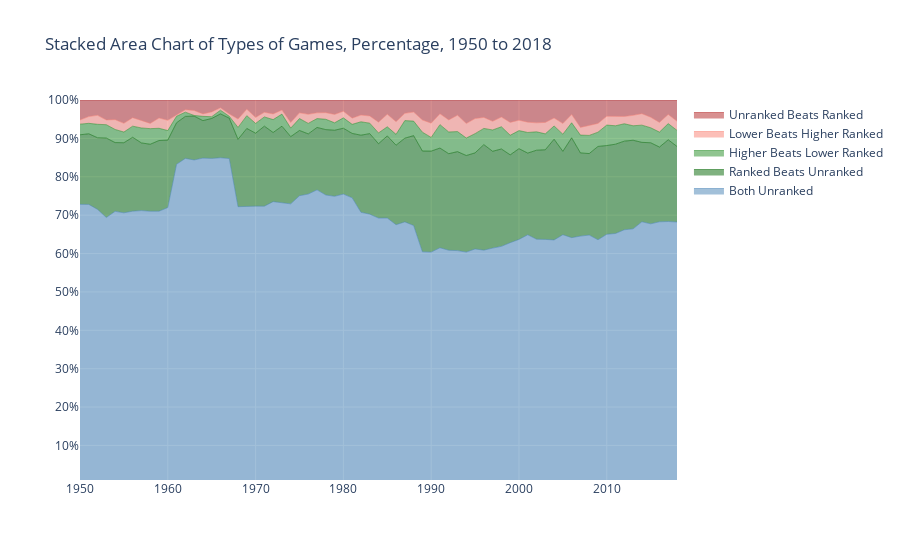

Here is the notebook cell this chart was saved with:
### Code cell
fig = go.Figure()
fig.add_trace(go.Scatter(
    x=x, y=ratios_sum['both_unranked'],
    name='Both Unranked',
    hoverinfo='x+y',
    mode='lines',
    line=dict(width=0.5, color=colors[0]),
    stackgroup='one', # define stack group
    groupnorm='percent'
))
fig.add_trace(go.Scatter(
    x=x, y=ratios_sum['ranked_beats_unranked'],
    name='Ranked Beats Unranked',
    hoverinfo='x+y',
    mode='lines',
    line=dict(width=0.5, color=colors[1]),
    stackgroup='one', # define stack group
    groupnorm='percent'
))
fig.add_trace(go.Scatter(
    x=x, y=ratios_sum['higher_beats_lower'],
    name='Higher Beats Lower Ranked',
    hoverinfo='x+y',
    mode='lines',
    line=dict(width=0.5, color=colors[2]),
    stackgroup='one', # define stack group
))
fig.add_trace(go.Scatter(
    x=x, y=ratios_sum['lower_beats_higher'],
    name='Lower Beats Higher Ranked',
    hoverinfo='x+y',
    mode='lines',
    line=dict(width=0.5, color=colors[3]),
    stackgroup='one', # define stack group
    groupnorm='percent'
))
fig.add_trace(go.Scatter(
    x=x, y=ratios_sum['unranked_beats_ranked'],
    name='Unranked Beats Ranked',
    hoverinfo='x+y',
    mode='lines',
    line=dict(width=0.5, color=colors[4]),
    stackgroup='one', # define stack group
    groupnorm='percent'
))
fig.update_layout(
    showlegend=True,
    yaxis=dict(
        type='linear',
        range=[1, 100],
        ticksuffix='%'))
fig.update_layout(title="Stacked Area Chart of Types of Games, Percentage, 1950 to 2018")
fig.show()

### Figure 1 — Plotly figure (JSON) as saved in the notebook; plotly's stock layout.template omitted (floating-point values rounded to 4 significant figures)
{"data": [{"groupnorm": "percent", "hoverinfo": "x+y", "line": {"color": "steelblue", "width": 0.5}, "mode": "lines", "name": "Both Unranked", "stackgroup": "one", "type": "scatter", "x": [1950, 1951, 1952, 1953, 1954, 1955, 1956, 1957, 1958, 1959, 1960, 1961, 1962, 1963, 1964, 1965, 1966, 1967, 1968, 1969, 1970, 1971, 1972, 1973, 1974, 1975, 1976, 1977, 1978, 1979, 1980, 1981, 1982, 1983, 1984, 1985, 1986, 1987, 1988, 1989, 1990, 1991, 1992, 1993, 1994, 1995, 1996, 1997, 1998, 1999, 2000, 2001, 2002, 2003, 2004, 2005, 2006, 2007, 2008, 2009, 2010, 2011, 2012, 2013, 2014, 2015, 2016, 2017, 2018], "y": [474, 455, 429, 399, 416, 406, 417, 420, 419, 424, 434, 492, 535, 524, 538, 546, 542, 539, 465, 478, 510, 541, 547, 558, 558, 605, 607, 664, 614, 618, 616, 599, 486, 489, 468, 466, 430, 432, 428, 382, 390, 393, 387, 384, 384, 391, 403, 409, 417, 431, 447, 460, 492, 491, 460, 466, 508, 515, 534, 531, 537, 544, 556, 564, 594, 590, 596, 600, 603]}, {"groupnorm": "percent", "hoverinfo": "x+y", "line": {"color": "darkgreen", "width": 0.5}, "mode": "lines", "name": "Ranked Beats Unranked", "stackgroup": "one", "type": "scatter", "x": [1950, 1951, 1952, 1953, 1954, 1955, 1956, 1957, 1958, 1959, 1960, 1961, 1962, 1963, 1964, 1965, 1966, 1967, 1968, 1969, 1970, 1971, 1972, 1973, 1974, 1975, 1976, 1977, 1978, 1979, 1980, 1981, 1982, 1983, 1984, 1985, 1986, 1987, 1988, 1989, 1990, 1991, 1992, 1993, 1994, 1995, 1996, 1997, 1998, 1999, 2000, 2001, 2002, 2003, 2004, 2005, 2006, 2007, 2008, 2009, 2010, 2011, 2012, 2013, 2014, 2015, 2016, 2017, 2018], "y": [118, 115, 112, 119, 105, 105, 113, 104, 103, 110, 106, 64, 69, 71, 62, 67, 73, 67, 113, 134, 134, 156, 134, 152, 134, 137, 126, 141, 139, 142, 140, 135, 138, 146, 131, 144, 132, 138, 149, 166, 170, 166, 160, 163, 160, 160, 182, 168, 171, 157, 166, 151, 179, 180, 190, 156, 206, 173, 175, 203, 191, 194, 194, 196, 180, 184, 170, 187, 174]}, {"hoverinfo": "x+y", "line": {"color": "forestgreen", "width": 0.5}, "mode": "lines", "name": "Higher Beats Lower Ranked", "stackgroup": "one", "type": "scatter", "x": [1950, 1951, 1952, 1953, 1954, 1955, 1956, 1957, 1958, 1959, 1960, 1961, 1962, 1963, 1964, 1965, 1966, 1967, 1968, 1969, 1970, 1971, 1972, 1973, 1974, 1975, 1976, 1977, 1978, 1979, 1980, 1981, 1982, 1983, 1984, 1985, 1986, 1987, 1988, 1989, 1990, 1991, 1992, 1993, 1994, 1995, 1996, 1997, 1998, 1999, 2000, 2001, 2002, 2003, 2004, 2005, 2006, 2007, 2008, 2009, 2010, 2011, 2012, 2013, 2014, 2015, 2016, 2017, 2018], "y": [18, 17, 21, 20, 20, 16, 17, 23, 24, 19, 15, 10, 7, 1, 7, 3, 6, 3, 20, 22, 18, 18, 25, 24, 17, 25, 22, 20, 22, 16, 22, 19, 24, 19, 19, 16, 18, 29, 24, 31, 23, 39, 36, 33, 29, 32, 28, 37, 39, 35, 33, 38, 37, 32, 25, 32, 31, 37, 39, 31, 44, 40, 38, 32, 39, 34, 34, 37, 37]}, {"groupnorm": "percent", "hoverinfo": "x+y", "line": {"color": "salmon", "width": 0.5}, "mode": "lines", "name": "Lower Beats Higher Ranked", "stackgroup": "one", "type": "scatter", "x": [1950, 1951, 1952, 1953, 1954, 1955, 1956, 1957, 1958, 1959, 1960, 1961, 1962, 1963, 1964, 1965, 1966, 1967, 1968, 1969, 1970, 1971, 1972, 1973, 1974, 1975, 1976, 1977, 1978, 1979, 1980, 1981, 1982, 1983, 1984, 1985, 1986, 1987, 1988, 1989, 1990, 1991, 1992, 1993, 1994, 1995, 1996, 1997, 1998, 1999, 2000, 2001, 2002, 2003, 2004, 2005, 2006, 2007, 2008, 2009, 2010, 2011, 2012, 2013, 2014, 2015, 2016, 2017, 2018], "y": [7, 11, 14, 7, 15, 13, 13, 11, 8, 16, 16, 2, 4, 8, 4, 8, 4, 4, 14, 11, 11, 9, 11, 8, 11, 12, 19, 13, 14, 18, 14, 13, 12, 13, 19, 22, 21, 12, 15, 20, 24, 18, 20, 27, 24, 25, 19, 15, 17, 23, 19, 19, 18, 23, 15, 20, 17, 16, 22, 19, 19, 21, 16, 23, 26, 24, 22, 21, 21]}, {"groupnorm": "percent", "hoverinfo": "x+y", "line": {"color": "firebrick", "width": 0.5}, "mode": "lines", "name": "Unranked Beats Ranked", "stackgroup": "one", "type": "scatter", "x": [1950, 1951, 1952, 1953, 1954, 1955, 1956, 1957, 1958, 1959, 1960, 1961, 1962, 1963, 1964, 1965, 1966, 1967, 1968, 1969, 1970, 1971, 1972, 1973, 1974, 1975, 1976, 1977, 1978, 1979, 1980, 1981, 1982, 1983, 1984, 1985, 1986, 1987, 1988, 1989, 1990, 1991, 1992, 1993, 1994, 1995, 1996, 1997, 1998, 1999, 2000, 2001, 2002, 2003, 2004, 2005, 2006, 2007, 2008, 2009, 2010, 2011, 2012, 2013, 2014, 2015, 2016, 2017, 2018], "y": [34, 27, 24, 30, 30, 35, 27, 32, 36, 28, 32, 23, 16, 17, 23, 20, 13, 23, 32, 16, 32, 24, 27, 20, 45, 27, 30, 29, 27, 31, 24, 38, 27, 29, 39, 25, 36, 22, 20, 33, 39, 23, 33, 25, 39, 31, 30, 37, 30, 40, 37, 41, 46, 45, 34, 44, 30, 57, 54, 51, 35, 35, 36, 34, 31, 39, 51, 33, 49]}], "layout": {"showlegend": true, "title": {"text": "Stacked Area Chart of Types of Games, Percentage, 1950 to 2018"}, "yaxis": {"range": [1, 100], "ticksuffix": "%", "type": "linear"}}}
